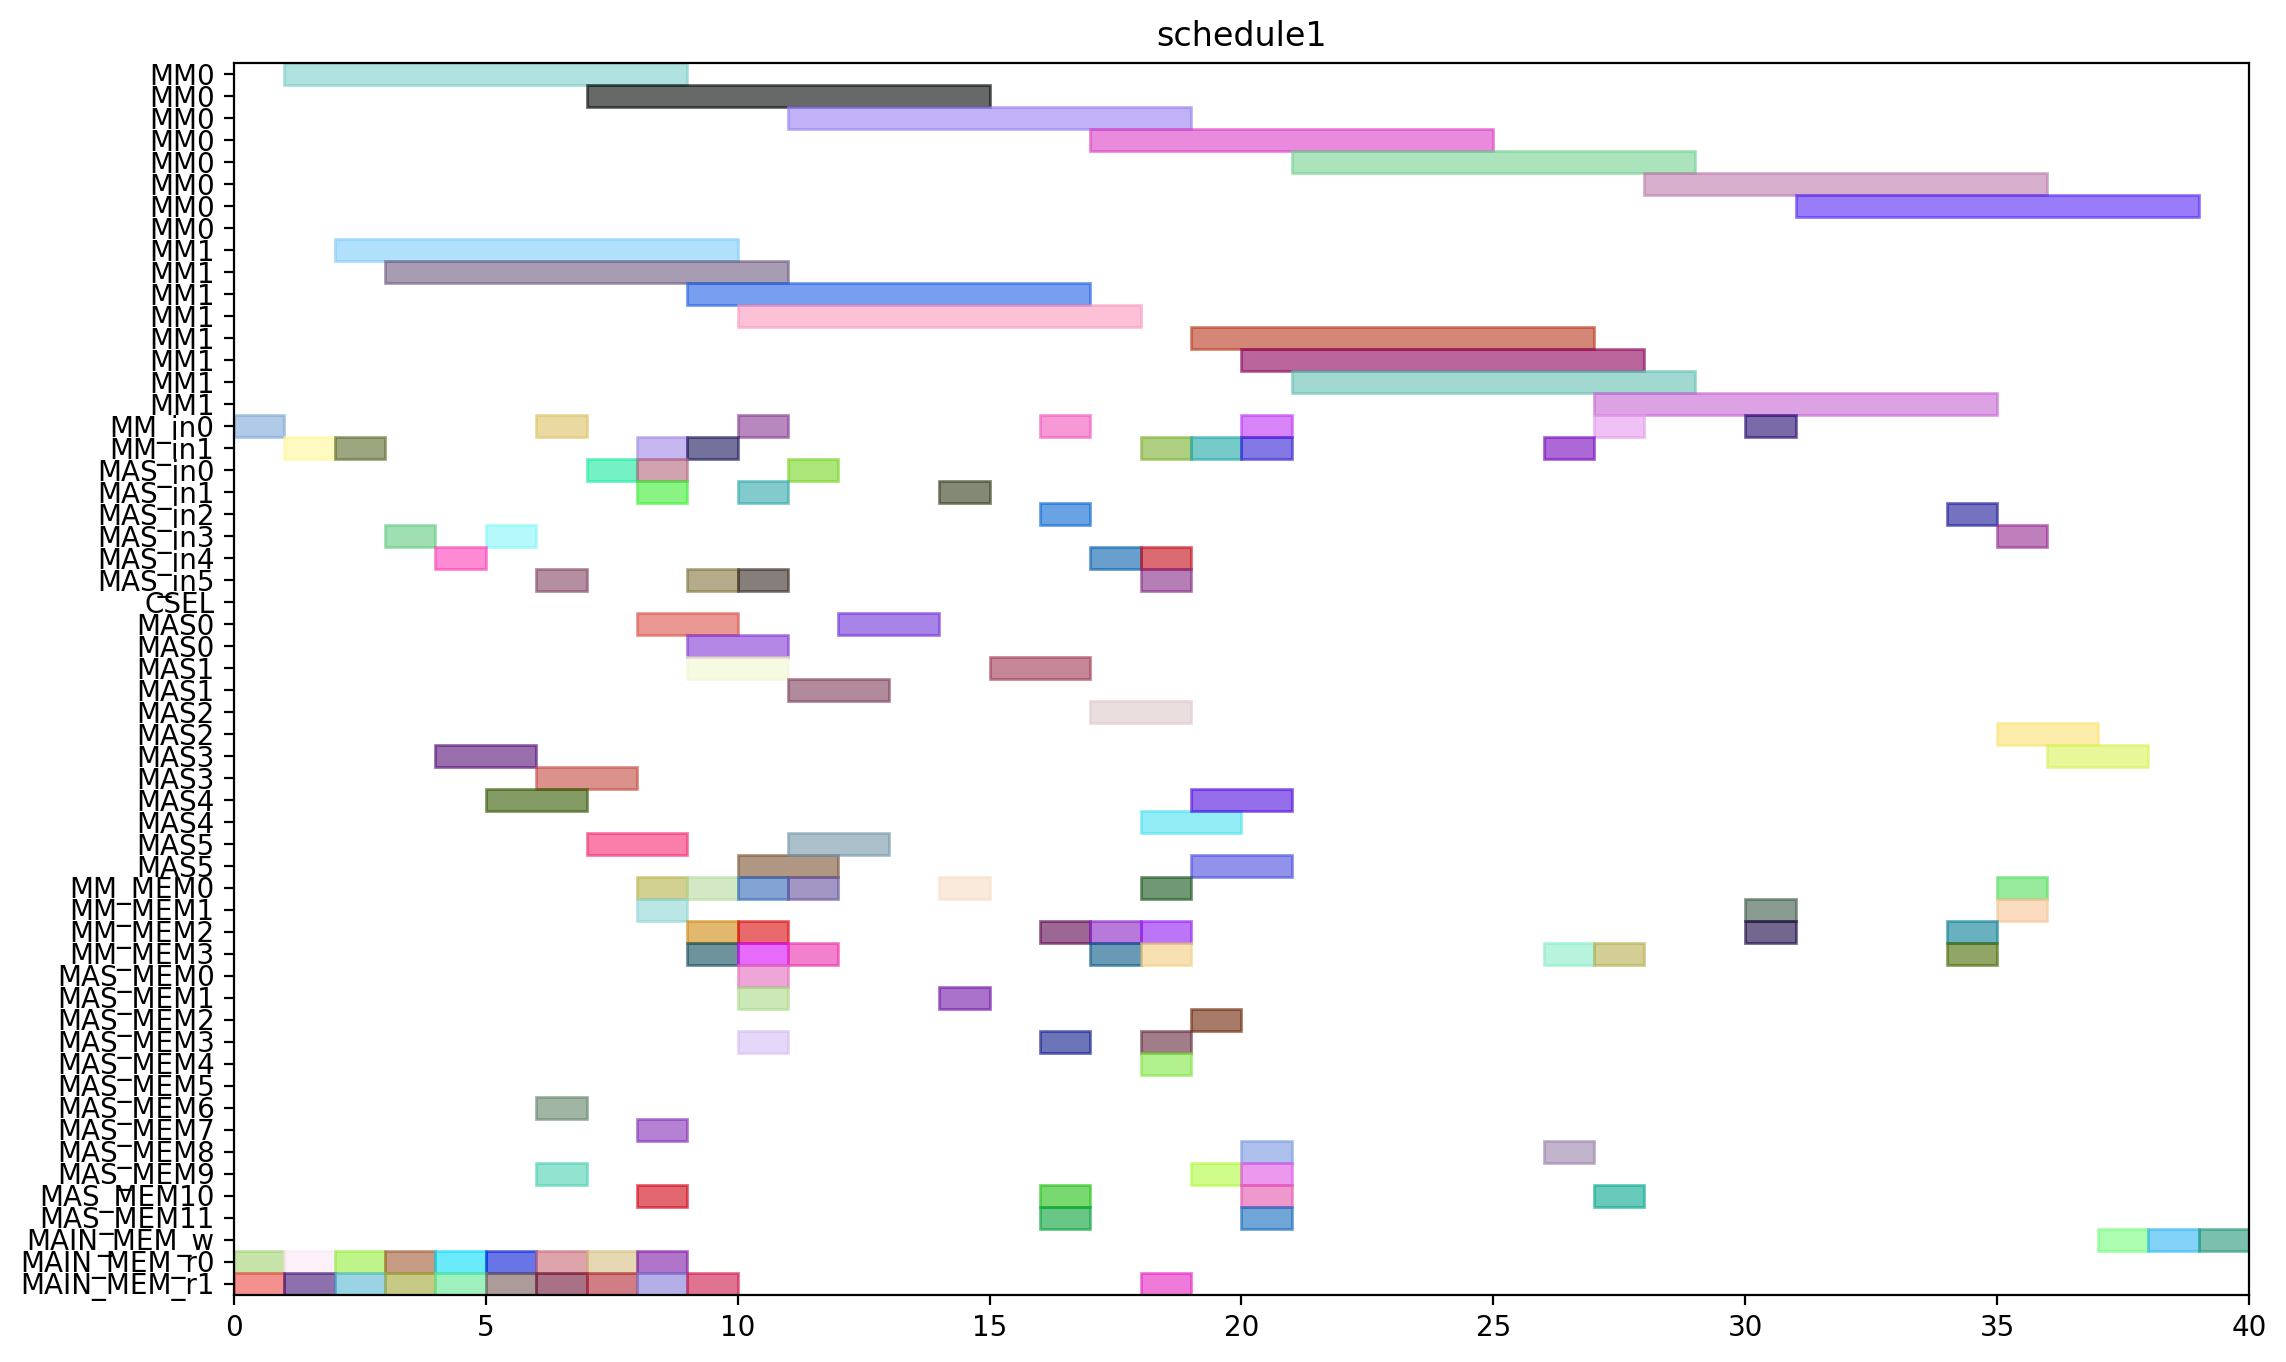

Write Python code to recreate this figure.
from pyschedule import Scenario, solvers, plotters, alt


def solve():
	horizon = 149
	S = Scenario("schedule1", horizon=horizon)

	# resource
	MM = S.Resources('MM', num=2, size=8)
	MM_in = S.Resources('MM_in', num=2)
	MAS_in = S.Resources('MAS_in', num=6)
	CSEL = S.Resource('CSEL')
	MAS = S.Resources('MAS', num=6, size=2, periods=range(1, horizon))
	MM_MEM = S.Resources('MM_MEM', num=4)
	MAS_MEM = S.Resources('MAS_MEM', num=12)
	MAIN_MEM_w = S.Resource('MAIN_MEM_w', size=1)
	MAIN_MEM_r = S.Resources('MAIN_MEM_r', num=2)

	# result of previous scheduling
	t0_in = S.Task('t0_in', length=1, delay_cost=1)
	S += t0_in >= 0
	t0_in += MM_in[0]

	t0_mem0 = S.Task('t0_mem0', length=1, delay_cost=1)
	S += t0_mem0 >= 0
	t0_mem0 += MAIN_MEM_r[0]

	t0_mem1 = S.Task('t0_mem1', length=1, delay_cost=1)
	S += t0_mem1 >= 0
	t0_mem1 += MAIN_MEM_r[1]

	t0 = S.Task('t0', length=8, delay_cost=1)
	S += t0 >= 1
	t0 += MM[0]

	t2_in = S.Task('t2_in', length=1, delay_cost=1)
	S += t2_in >= 1
	t2_in += MM_in[1]

	t2_mem0 = S.Task('t2_mem0', length=1, delay_cost=1)
	S += t2_mem0 >= 1
	t2_mem0 += MAIN_MEM_r[0]

	t2_mem1 = S.Task('t2_mem1', length=1, delay_cost=1)
	S += t2_mem1 >= 1
	t2_mem1 += MAIN_MEM_r[1]

	t1_in = S.Task('t1_in', length=1, delay_cost=1)
	S += t1_in >= 2
	t1_in += MM_in[1]

	t1_mem0 = S.Task('t1_mem0', length=1, delay_cost=1)
	S += t1_mem0 >= 2
	t1_mem0 += MAIN_MEM_r[0]

	t1_mem1 = S.Task('t1_mem1', length=1, delay_cost=1)
	S += t1_mem1 >= 2
	t1_mem1 += MAIN_MEM_r[1]

	t2 = S.Task('t2', length=8, delay_cost=1)
	S += t2 >= 2
	t2 += MM[1]

	t1 = S.Task('t1', length=8, delay_cost=1)
	S += t1 >= 3
	t1 += MM[1]

	t3_in = S.Task('t3_in', length=1, delay_cost=1)
	S += t3_in >= 3
	t3_in += MAS_in[3]

	t3_mem0 = S.Task('t3_mem0', length=1, delay_cost=1)
	S += t3_mem0 >= 3
	t3_mem0 += MAIN_MEM_r[0]

	t3_mem1 = S.Task('t3_mem1', length=1, delay_cost=1)
	S += t3_mem1 >= 3
	t3_mem1 += MAIN_MEM_r[1]

	t3 = S.Task('t3', length=2, delay_cost=1)
	S += t3 >= 4
	t3 += MAS[3]

	t4_in = S.Task('t4_in', length=1, delay_cost=1)
	S += t4_in >= 4
	t4_in += MAS_in[4]

	t4_mem0 = S.Task('t4_mem0', length=1, delay_cost=1)
	S += t4_mem0 >= 4
	t4_mem0 += MAIN_MEM_r[0]

	t4_mem1 = S.Task('t4_mem1', length=1, delay_cost=1)
	S += t4_mem1 >= 4
	t4_mem1 += MAIN_MEM_r[1]

	t14_in = S.Task('t14_in', length=1, delay_cost=1)
	S += t14_in >= 5
	t14_in += MAS_in[3]

	t14_mem0 = S.Task('t14_mem0', length=1, delay_cost=1)
	S += t14_mem0 >= 5
	t14_mem0 += MAIN_MEM_r[0]

	t14_mem1 = S.Task('t14_mem1', length=1, delay_cost=1)
	S += t14_mem1 >= 5
	t14_mem1 += MAIN_MEM_r[1]

	t4 = S.Task('t4', length=2, delay_cost=1)
	S += t4 >= 5
	t4 += MAS[4]

	t13_in = S.Task('t13_in', length=1, delay_cost=1)
	S += t13_in >= 6
	t13_in += MAS_in[5]

	t13_mem0 = S.Task('t13_mem0', length=1, delay_cost=1)
	S += t13_mem0 >= 6
	t13_mem0 += MAIN_MEM_r[0]

	t13_mem1 = S.Task('t13_mem1', length=1, delay_cost=1)
	S += t13_mem1 >= 6
	t13_mem1 += MAIN_MEM_r[1]

	t14 = S.Task('t14', length=2, delay_cost=1)
	S += t14 >= 6
	t14 += MAS[3]

	t5_in = S.Task('t5_in', length=1, delay_cost=1)
	S += t5_in >= 6
	t5_in += MM_in[0]

	t5_mem0 = S.Task('t5_mem0', length=1, delay_cost=1)
	S += t5_mem0 >= 6
	t5_mem0 += MAS_MEM[6]

	t5_mem1 = S.Task('t5_mem1', length=1, delay_cost=1)
	S += t5_mem1 >= 6
	t5_mem1 += MAS_MEM[9]

	t13 = S.Task('t13', length=2, delay_cost=1)
	S += t13 >= 7
	t13 += MAS[5]

	t5 = S.Task('t5', length=8, delay_cost=1)
	S += t5 >= 7
	t5 += MM[0]

	t9_in = S.Task('t9_in', length=1, delay_cost=1)
	S += t9_in >= 7
	t9_in += MAS_in[0]

	t9_mem0 = S.Task('t9_mem0', length=1, delay_cost=1)
	S += t9_mem0 >= 7
	t9_mem0 += MAIN_MEM_r[0]

	t9_mem1 = S.Task('t9_mem1', length=1, delay_cost=1)
	S += t9_mem1 >= 7
	t9_mem1 += MAIN_MEM_r[1]

	t15_in = S.Task('t15_in', length=1, delay_cost=1)
	S += t15_in >= 8
	t15_in += MM_in[1]

	t15_mem0 = S.Task('t15_mem0', length=1, delay_cost=1)
	S += t15_mem0 >= 8
	t15_mem0 += MAS_MEM[10]

	t15_mem1 = S.Task('t15_mem1', length=1, delay_cost=1)
	S += t15_mem1 >= 8
	t15_mem1 += MAS_MEM[7]

	t18_in = S.Task('t18_in', length=1, delay_cost=1)
	S += t18_in >= 8
	t18_in += MAS_in[1]

	t18_mem0 = S.Task('t18_mem0', length=1, delay_cost=1)
	S += t18_mem0 >= 8
	t18_mem0 += MM_MEM[0]

	t18_mem1 = S.Task('t18_mem1', length=1, delay_cost=1)
	S += t18_mem1 >= 8
	t18_mem1 += MM_MEM[1]

	t8_in = S.Task('t8_in', length=1, delay_cost=1)
	S += t8_in >= 8
	t8_in += MAS_in[0]

	t8_mem0 = S.Task('t8_mem0', length=1, delay_cost=1)
	S += t8_mem0 >= 8
	t8_mem0 += MAIN_MEM_r[0]

	t8_mem1 = S.Task('t8_mem1', length=1, delay_cost=1)
	S += t8_mem1 >= 8
	t8_mem1 += MAIN_MEM_r[1]

	t9 = S.Task('t9', length=2, delay_cost=1)
	S += t9 >= 8
	t9 += MAS[0]

	t15 = S.Task('t15', length=8, delay_cost=1)
	S += t15 >= 9
	t15 += MM[1]

	t16_in = S.Task('t16_in', length=1, delay_cost=1)
	S += t16_in >= 9
	t16_in += MAS_in[5]

	t16_mem0 = S.Task('t16_mem0', length=1, delay_cost=1)
	S += t16_mem0 >= 9
	t16_mem0 += MM_MEM[0]

	t16_mem1 = S.Task('t16_mem1', length=1, delay_cost=1)
	S += t16_mem1 >= 9
	t16_mem1 += MM_MEM[3]

	t18 = S.Task('t18', length=2, delay_cost=1)
	S += t18 >= 9
	t18 += MAS[1]

	t20_in = S.Task('t20_in', length=1, delay_cost=1)
	S += t20_in >= 9
	t20_in += MM_in[1]

	t20_mem0 = S.Task('t20_mem0', length=1, delay_cost=1)
	S += t20_mem0 >= 9
	t20_mem0 += MM_MEM[2]

	t20_mem1 = S.Task('t20_mem1', length=1, delay_cost=1)
	S += t20_mem1 >= 9
	t20_mem1 += MAIN_MEM_r[1]

	t8 = S.Task('t8', length=2, delay_cost=1)
	S += t8 >= 9
	t8 += MAS[0]

	t10_in = S.Task('t10_in', length=1, delay_cost=1)
	S += t10_in >= 10
	t10_in += MM_in[0]

	t10_mem0 = S.Task('t10_mem0', length=1, delay_cost=1)
	S += t10_mem0 >= 10
	t10_mem0 += MAS_MEM[0]

	t10_mem1 = S.Task('t10_mem1', length=1, delay_cost=1)
	S += t10_mem1 >= 10
	t10_mem1 += MAS_MEM[1]

	t11_in = S.Task('t11_in', length=1, delay_cost=1)
	S += t11_in >= 10
	t11_in += MAS_in[1]

	t11_mem0 = S.Task('t11_mem0', length=1, delay_cost=1)
	S += t11_mem0 >= 10
	t11_mem0 += MM_MEM[2]

	t11_mem1 = S.Task('t11_mem1', length=1, delay_cost=1)
	S += t11_mem1 >= 10
	t11_mem1 += MM_MEM[3]

	t16 = S.Task('t16', length=2, delay_cost=1)
	S += t16 >= 10
	t16 += MAS[5]

	t19_in = S.Task('t19_in', length=1, delay_cost=1)
	S += t19_in >= 10
	t19_in += MAS_in[5]

	t19_mem0 = S.Task('t19_mem0', length=1, delay_cost=1)
	S += t19_mem0 >= 10
	t19_mem0 += MM_MEM[0]

	t19_mem1 = S.Task('t19_mem1', length=1, delay_cost=1)
	S += t19_mem1 >= 10
	t19_mem1 += MAS_MEM[3]

	t20 = S.Task('t20', length=8, delay_cost=1)
	S += t20 >= 10
	t20 += MM[1]

	t10 = S.Task('t10', length=8, delay_cost=1)
	S += t10 >= 11
	t10 += MM[0]

	t11 = S.Task('t11', length=2, delay_cost=1)
	S += t11 >= 11
	t11 += MAS[1]

	t19 = S.Task('t19', length=2, delay_cost=1)
	S += t19 >= 11
	t19 += MAS[5]

	t6_in = S.Task('t6_in', length=1, delay_cost=1)
	S += t6_in >= 11
	t6_in += MAS_in[0]

	t6_mem0 = S.Task('t6_mem0', length=1, delay_cost=1)
	S += t6_mem0 >= 11
	t6_mem0 += MM_MEM[0]

	t6_mem1 = S.Task('t6_mem1', length=1, delay_cost=1)
	S += t6_mem1 >= 11
	t6_mem1 += MM_MEM[3]

	t6 = S.Task('t6', length=2, delay_cost=1)
	S += t6 >= 12
	t6 += MAS[0]

	t7_in = S.Task('t7_in', length=1, delay_cost=1)
	S += t7_in >= 14
	t7_in += MAS_in[1]

	t7_mem0 = S.Task('t7_mem0', length=1, delay_cost=1)
	S += t7_mem0 >= 14
	t7_mem0 += MM_MEM[0]

	t7_mem1 = S.Task('t7_mem1', length=1, delay_cost=1)
	S += t7_mem1 >= 14
	t7_mem1 += MAS_MEM[1]

	t7 = S.Task('t7', length=2, delay_cost=1)
	S += t7 >= 15
	t7 += MAS[1]

	t17_in = S.Task('t17_in', length=1, delay_cost=1)
	S += t17_in >= 16
	t17_in += MAS_in[2]

	t17_mem0 = S.Task('t17_mem0', length=1, delay_cost=1)
	S += t17_mem0 >= 16
	t17_mem0 += MM_MEM[2]

	t17_mem1 = S.Task('t17_mem1', length=1, delay_cost=1)
	S += t17_mem1 >= 16
	t17_mem1 += MAS_MEM[11]

	t28_in = S.Task('t28_in', length=1, delay_cost=1)
	S += t28_in >= 16
	t28_in += MM_in[0]

	t28_mem0 = S.Task('t28_mem0', length=1, delay_cost=1)
	S += t28_mem0 >= 16
	t28_mem0 += MAS_MEM[10]

	t28_mem1 = S.Task('t28_mem1', length=1, delay_cost=1)
	S += t28_mem1 >= 16
	t28_mem1 += MAS_MEM[3]

	t17 = S.Task('t17', length=2, delay_cost=1)
	S += t17 >= 17
	t17 += MAS[2]

	t22_in = S.Task('t22_in', length=1, delay_cost=1)
	S += t22_in >= 17
	t22_in += MAS_in[4]

	t22_mem0 = S.Task('t22_mem0', length=1, delay_cost=1)
	S += t22_mem0 >= 17
	t22_mem0 += MM_MEM[2]

	t22_mem1 = S.Task('t22_mem1', length=1, delay_cost=1)
	S += t22_mem1 >= 17
	t22_mem1 += MM_MEM[3]

	t28 = S.Task('t28', length=8, delay_cost=1)
	S += t28 >= 17
	t28 += MM[0]

	t12_in = S.Task('t12_in', length=1, delay_cost=1)
	S += t12_in >= 18
	t12_in += MAS_in[4]

	t12_mem0 = S.Task('t12_mem0', length=1, delay_cost=1)
	S += t12_mem0 >= 18
	t12_mem0 += MM_MEM[0]

	t12_mem1 = S.Task('t12_mem1', length=1, delay_cost=1)
	S += t12_mem1 >= 18
	t12_mem1 += MAS_MEM[3]

	t21_in = S.Task('t21_in', length=1, delay_cost=1)
	S += t21_in >= 18
	t21_in += MAS_in[5]

	t21_mem0 = S.Task('t21_mem0', length=1, delay_cost=1)
	S += t21_mem0 >= 18
	t21_mem0 += MM_MEM[2]

	t21_mem1 = S.Task('t21_mem1', length=1, delay_cost=1)
	S += t21_mem1 >= 18
	t21_mem1 += MM_MEM[3]

	t22 = S.Task('t22', length=2, delay_cost=1)
	S += t22 >= 18
	t22 += MAS[4]

	t23_in = S.Task('t23_in', length=1, delay_cost=1)
	S += t23_in >= 18
	t23_in += MM_in[1]

	t23_mem0 = S.Task('t23_mem0', length=1, delay_cost=1)
	S += t23_mem0 >= 18
	t23_mem0 += MAS_MEM[4]

	t23_mem1 = S.Task('t23_mem1', length=1, delay_cost=1)
	S += t23_mem1 >= 18
	t23_mem1 += MAIN_MEM_r[1]

	t12 = S.Task('t12', length=2, delay_cost=1)
	S += t12 >= 19
	t12 += MAS[4]

	t21 = S.Task('t21', length=2, delay_cost=1)
	S += t21 >= 19
	t21 += MAS[5]

	t23 = S.Task('t23', length=8, delay_cost=1)
	S += t23 >= 19
	t23 += MM[1]

	t25_in = S.Task('t25_in', length=1, delay_cost=1)
	S += t25_in >= 19
	t25_in += MM_in[1]

	t25_mem0 = S.Task('t25_mem0', length=1, delay_cost=1)
	S += t25_mem0 >= 19
	t25_mem0 += MAS_MEM[2]

	t25_mem1 = S.Task('t25_mem1', length=1, delay_cost=1)
	S += t25_mem1 >= 19
	t25_mem1 += MAS_MEM[9]

	t25 = S.Task('t25', length=8, delay_cost=1)
	S += t25 >= 20
	t25 += MM[1]

	t27_in = S.Task('t27_in', length=1, delay_cost=1)
	S += t27_in >= 20
	t27_in += MM_in[0]

	t27_mem0 = S.Task('t27_mem0', length=1, delay_cost=1)
	S += t27_mem0 >= 20
	t27_mem0 += MAS_MEM[8]

	t27_mem1 = S.Task('t27_mem1', length=1, delay_cost=1)
	S += t27_mem1 >= 20
	t27_mem1 += MAS_MEM[11]

	t29_in = S.Task('t29_in', length=1, delay_cost=1)
	S += t29_in >= 20
	t29_in += MM_in[1]

	t29_mem0 = S.Task('t29_mem0', length=1, delay_cost=1)
	S += t29_mem0 >= 20
	t29_mem0 += MAS_MEM[10]

	t29_mem1 = S.Task('t29_mem1', length=1, delay_cost=1)
	S += t29_mem1 >= 20
	t29_mem1 += MAS_MEM[9]

	t27 = S.Task('t27', length=8, delay_cost=1)
	S += t27 >= 21
	t27 += MM[0]

	t29 = S.Task('t29', length=8, delay_cost=1)
	S += t29 >= 21
	t29 += MM[1]


	# new tasks
	t24 = S.Task('t24', length=8, delay_cost=1)
	t24 += alt(MM)
	t24_in = S.Task('t24_in', length=1, delay_cost=1)
	t24_in += alt(MM_in)
	S += t24_in*MM_in[0]<=t24*MM[0]
	S += t24_in*MM_in[1]<=t24*MM[1]
	t24_mem0 = S.Task('t24_mem0', length=1, delay_cost=1)
	t24_mem0 += MAS_MEM[8]
	S += 20 < t24_mem0
	S += t24_mem0 <= t24

	t24_mem1 = S.Task('t24_mem1', length=1, delay_cost=1)
	t24_mem1 += MM_MEM[3]
	S += 26 < t24_mem1
	S += t24_mem1 <= t24

	t26 = S.Task('t26', length=8, delay_cost=1)
	t26 += alt(MM)
	t26_in = S.Task('t26_in', length=1, delay_cost=1)
	t26_in += alt(MM_in)
	S += t26_in*MM_in[0]<=t26*MM[0]
	S += t26_in*MM_in[1]<=t26*MM[1]
	t26_mem0 = S.Task('t26_mem0', length=1, delay_cost=1)
	t26_mem0 += MAS_MEM[10]
	S += 12 < t26_mem0
	S += t26_mem0 <= t26

	t26_mem1 = S.Task('t26_mem1', length=1, delay_cost=1)
	t26_mem1 += MM_MEM[3]
	S += 26 < t26_mem1
	S += t26_mem1 <= t26

	PZ_new = S.Task('PZ_new', length=8, delay_cost=1)
	PZ_new += alt(MM)
	PZ_new_in = S.Task('PZ_new_in', length=1, delay_cost=1)
	PZ_new_in += alt(MM_in)
	S += PZ_new_in*MM_in[0]<=PZ_new*MM[0]
	S += PZ_new_in*MM_in[1]<=PZ_new*MM[1]
	S += 0<PZ_new

	PZ_new_w = S.Task('PZ_new_w', length=1, delay_cost=1)
	PZ_new_w += alt(MAIN_MEM_w)
	S += PZ_new <= PZ_new_w

	PZ_new_mem0 = S.Task('PZ_new_mem0', length=1, delay_cost=1)
	PZ_new_mem0 += MM_MEM[2]
	S += 28 < PZ_new_mem0
	S += PZ_new_mem0 <= PZ_new

	PZ_new_mem1 = S.Task('PZ_new_mem1', length=1, delay_cost=1)
	PZ_new_mem1 += MM_MEM[1]
	S += 24 < PZ_new_mem1
	S += PZ_new_mem1 <= PZ_new

	PX_new = S.Task('PX_new', length=2, delay_cost=1)
	PX_new += alt(MAS)
	PX_new_in = S.Task('PX_new_in', length=1, delay_cost=1)
	PX_new_in += alt(MAS_in)
	S += PX_new_in*MAS_in[0]<=PX_new*MAS[0]

	S += PX_new_in*MAS_in[1]<=PX_new*MAS[1]

	S += PX_new_in*MAS_in[2]<=PX_new*MAS[2]

	S += PX_new_in*MAS_in[3]<=PX_new*MAS[3]

	S += PX_new_in*MAS_in[4]<=PX_new*MAS[4]

	S += PX_new_in*MAS_in[5]<=PX_new*MAS[5]

	S += 0<PX_new

	PX_new_w = S.Task('PX_new_w', length=1, delay_cost=1)
	PX_new_w += alt(MAIN_MEM_w)
	S += PX_new <= PX_new_w

	PX_new_mem0 = S.Task('PX_new_mem0', length=1, delay_cost=1)
	PX_new_mem0 += MM_MEM[2]
	S += 27 < PX_new_mem0
	S += PX_new_mem0 <= PX_new

	PX_new_mem1 = S.Task('PX_new_mem1', length=1, delay_cost=1)
	PX_new_mem1 += alt(MM_MEM)
	S += (t24*MM[0])-1 < PX_new_mem1*MM_MEM[1]
	S += (t24*MM[1])-1 < PX_new_mem1*MM_MEM[3]
	S += PX_new_mem1 <= PX_new

	PY_new = S.Task('PY_new', length=2, delay_cost=1)
	PY_new += alt(MAS)
	PY_new_in = S.Task('PY_new_in', length=1, delay_cost=1)
	PY_new_in += alt(MAS_in)
	S += PY_new_in*MAS_in[0]<=PY_new*MAS[0]

	S += PY_new_in*MAS_in[1]<=PY_new*MAS[1]

	S += PY_new_in*MAS_in[2]<=PY_new*MAS[2]

	S += PY_new_in*MAS_in[3]<=PY_new*MAS[3]

	S += PY_new_in*MAS_in[4]<=PY_new*MAS[4]

	S += PY_new_in*MAS_in[5]<=PY_new*MAS[5]

	S += 0<PY_new

	PY_new_w = S.Task('PY_new_w', length=1, delay_cost=1)
	PY_new_w += alt(MAIN_MEM_w)
	S += PY_new <= PY_new_w

	PY_new_mem0 = S.Task('PY_new_mem0', length=1, delay_cost=1)
	PY_new_mem0 += MM_MEM[0]
	S += 28 < PY_new_mem0
	S += PY_new_mem0 <= PY_new

	PY_new_mem1 = S.Task('PY_new_mem1', length=1, delay_cost=1)
	PY_new_mem1 += alt(MM_MEM)
	S += (t26*MM[0])-1 < PY_new_mem1*MM_MEM[1]
	S += (t26*MM[1])-1 < PY_new_mem1*MM_MEM[3]
	S += PY_new_mem1 <= PY_new

	solvers.mip.solve(S,msg=1,kind='CPLEX',ratio_gap=1.01)

	solution = [['hoge']*len(S.solution()[1]) for i in range(len(S.solution()))]
	for i in range(len(S.solution())):
		for j in range(len(S.solution()[i])):
			solution[i][j]=str(S.solution()[i][j])
	print(solution)

	cycles = int(solution[-1][3])

	pic_file_name = "/mnt/rose/usr1/fukuda/ABE/multiRAM_multiMAS_16mux/scheduling_result/stage8MM2_stage2MAS6/EP_ADD_A_0/schedule1.png"
	if(S.solution() != []):
		plotters.matplotlib.plot(S,img_filename=pic_file_name, show_task_labels=False, fig_size=(cycles*0.25+3, 8))

	return solution
